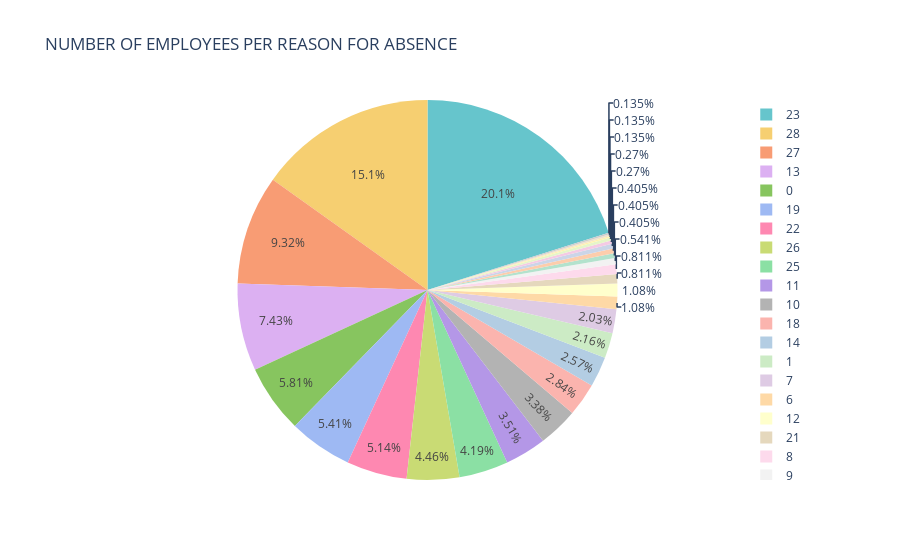

Here is the notebook cell this chart was saved with:
### Code cell
counts = df['Reason for absence'].value_counts(sort=True)
print(counts)
labels = counts.index
values = counts.values
print(values)

pie = go.Pie(labels=labels, values=values, marker=dict(colors=px.colors.qualitative.Pastel+px.colors.qualitative.Pastel1+px.colors.qualitative.Pastel2))
layout = go.Layout(title='NUMBER OF EMPLOYEES PER REASON FOR ABSENCE')

fig = go.Figure(data=[pie], layout=layout)
py.iplot(fig)

### Figure 1 — Plotly figure (JSON) as saved in the notebook; plotly's stock layout.template omitted (floating-point values rounded to 4 significant figures)
{"data": [{"labels": ["23", "28", "27", "13", "0", "19", "22", "26", "25", "11", "10", "18", "14", "1", "7", "6", "12", "21", "8", "9", "5", "16", "24", "15", "4", "3", "2", "17"], "marker": {"colors": ["rgb(102, 197, 204)", "rgb(246, 207, 113)", "rgb(248, 156, 116)", "rgb(220, 176, 242)", "rgb(135, 197, 95)", "rgb(158, 185, 243)", "rgb(254, 136, 177)", "rgb(201, 219, 116)", "rgb(139, 224, 164)", "rgb(180, 151, 231)", "rgb(179, 179, 179)", "rgb(251,180,174)", "rgb(179,205,227)", "rgb(204,235,197)", "rgb(222,203,228)", "rgb(254,217,166)", "rgb(255,255,204)", "rgb(229,216,189)", "rgb(253,218,236)", "rgb(242,242,242)", "rgb(179,226,205)", "rgb(253,205,172)", "rgb(203,213,232)", "rgb(244,202,228)", "rgb(230,245,201)", "rgb(255,242,174)", "rgb(241,226,204)", "rgb(204,204,204)"]}, "type": "pie", "values": [149, 112, 69, 55, 43, 40, 38, 33, 31, 26, 25, 21, 19, 16, 15, 8, 8, 6, 6, 4, 3, 3, 3, 2, 2, 1, 1, 1]}], "layout": {"title": {"text": "NUMBER OF EMPLOYEES PER REASON FOR ABSENCE"}}}
